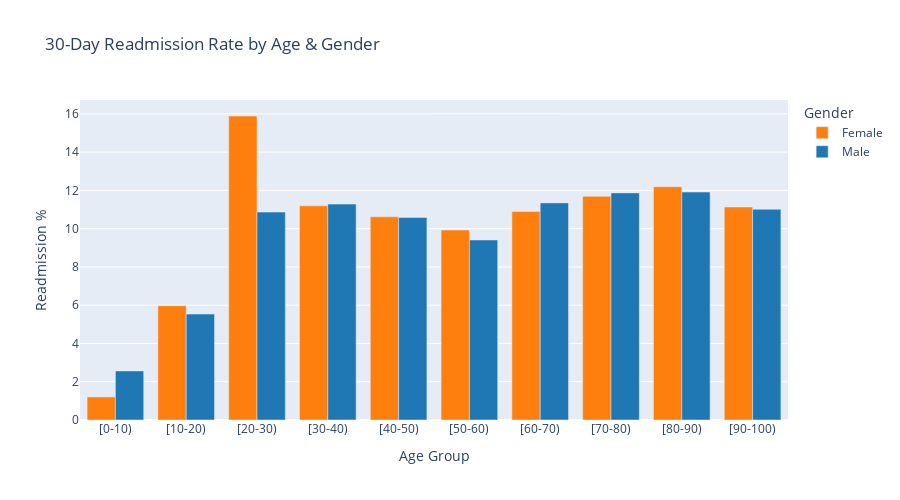

Write notebook code for a chart like this one.
### Code cell
# Interactive demographic visualization
if df_viz is not None:
    age_gender = (df_viz[df_viz['gender'].isin(['Male', 'Female'])]
                  .groupby(['age', 'gender'])['readmitted_within_30']
                  .mean().reset_index())
    age_gender['readmit_pct'] = age_gender['readmitted_within_30'] * 100
    
    fig = px.bar(age_gender, x='age', y='readmit_pct', color='gender', barmode='group',
                 title='30-Day Readmission Rate by Age & Gender', 
                 labels={'readmit_pct': 'Readmission %'},
                 color_discrete_map={'Male': '#1f77b4', 'Female': '#ff7f0e'})
    fig.update_layout(xaxis_title='Age Group', yaxis_title='Readmission %', legend_title='Gender', height=500)
    fig.show()
else:
    print('Demographic plot skipped (age/gender columns not available)')

### Figure 1 — Plotly figure (JSON) as saved in the notebook; plotly's stock layout.template omitted (floating-point values rounded to 4 significant figures)
{"data": [{"alignmentgroup": "True", "hovertemplate": "gender=Female<br>age=%{x}<br>Readmission %=%{y}<extra></extra>", "legendgroup": "Female", "marker": {"color": "#ff7f0e", "pattern": {"shape": ""}}, "name": "Female", "offsetgroup": "Female", "orientation": "v", "showlegend": true, "textposition": "auto", "type": "bar", "x": ["[0-10)", "[10-20)", "[20-30)", "[30-40)", "[40-50)", "[50-60)", "[60-70)", "[70-80)", "[80-90)", "[90-100)"], "xaxis": "x", "y": [1.205, 5.97, 15.89, 11.19, 10.62, 9.928, 10.9, 11.69, 12.19, 11.13], "yaxis": "y"}, {"alignmentgroup": "True", "hovertemplate": "gender=Male<br>age=%{x}<br>Readmission %=%{y}<extra></extra>", "legendgroup": "Male", "marker": {"color": "#1f77b4", "pattern": {"shape": ""}}, "name": "Male", "offsetgroup": "Male", "orientation": "v", "showlegend": true, "textposition": "auto", "type": "bar", "x": ["[0-10)", "[10-20)", "[20-30)", "[30-40)", "[40-50)", "[50-60)", "[60-70)", "[70-80)", "[80-90)", "[90-100)"], "xaxis": "x", "y": [2.564, 5.536, 10.87, 11.28, 10.59, 9.408, 11.35, 11.87, 11.91, 11.01], "yaxis": "y"}], "layout": {"barmode": "group", "height": 500, "legend": {"title": {"text": "Gender"}, "tracegroupgap": 0}, "title": {"text": "30-Day Readmission Rate by Age & Gender"}, "xaxis": {"anchor": "y", "domain": [0, 1], "title": {"text": "Age Group"}}, "yaxis": {"anchor": "x", "domain": [0, 1], "title": {"text": "Readmission %"}}}}
